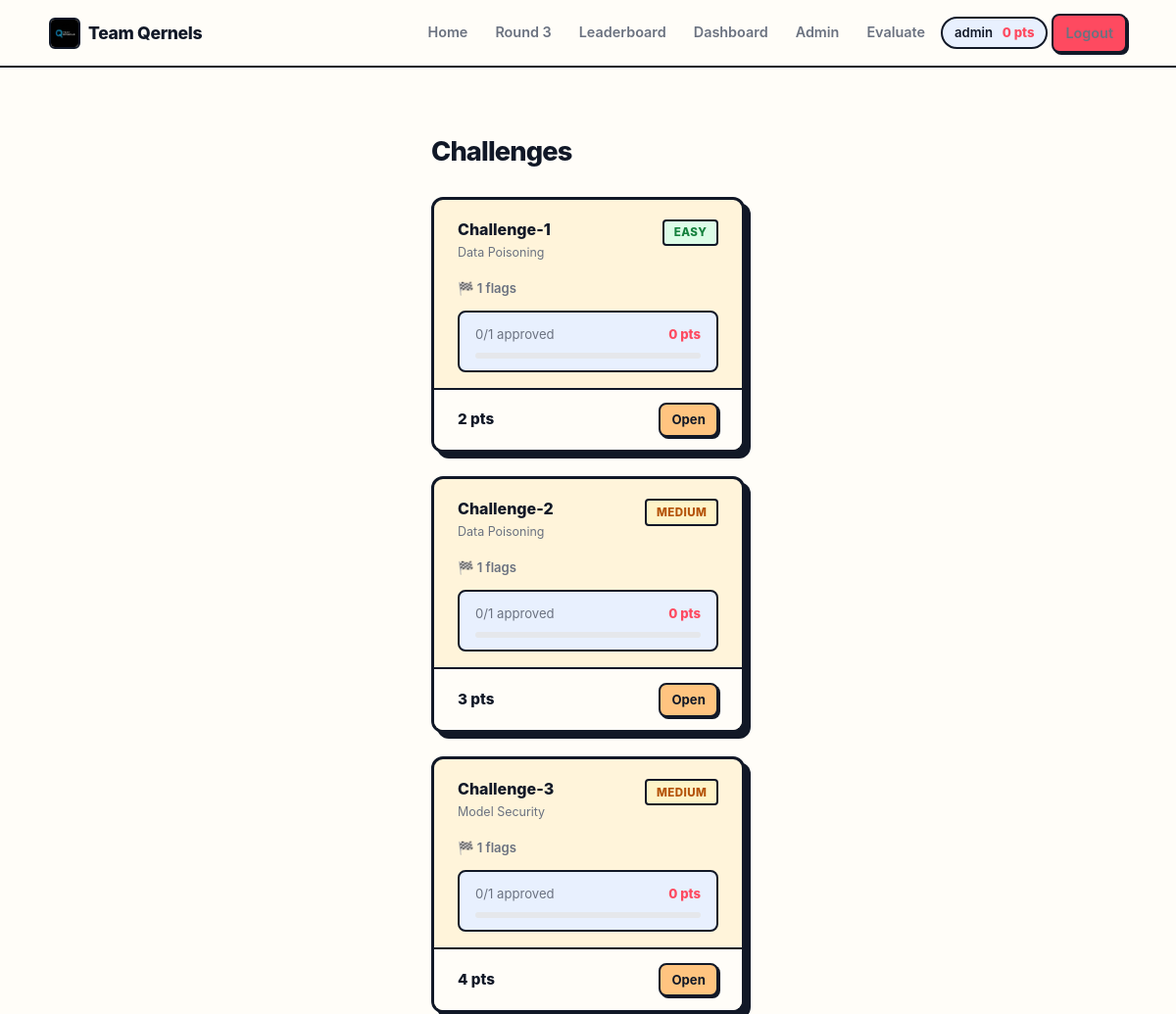
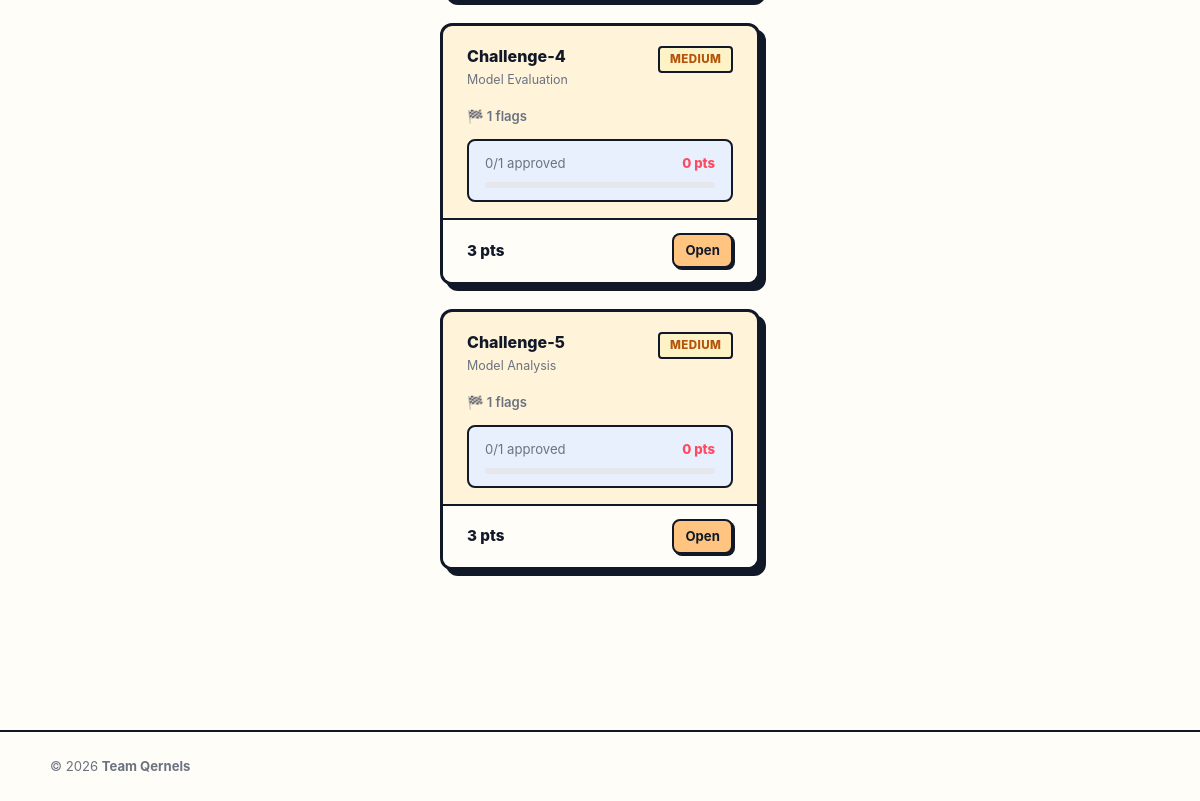
Page /challenges (signed in) on the committed database (2 pictures, top to bottom).
### models.py (models this page shows, shortened)
class User(Base):
    __tablename__ = "users"
    id = Column(Integer, primary_key=True)
    username = Column(String(255), unique=True, nullable=False, index=True)
    email = Column(String(255), unique=True, nullable=False, index=True)
    password_hash = Column(String(255), nullable=False)
    created_at = Column(DateTime, default=datetime.utcnow)
    last_login = Column(DateTime)
    total_points = Column(Integer, default=0)
    is_admin = Column(Boolean, default=False)
    is_evaluator = Column(Boolean, default=False)
    is_approved = Column(Boolean, default=False)
    is_leaderboard_public = Column(Boolean, default=False)
    event_active = Column(Boolean, default=False)
    assigned_evaluator_id = Column(Integer, ForeignKey("users.id"), nullable=True)
    assigned_evaluator_rel = relationship(
        "User",
        foreign_keys=[assigned_evaluator_id],
        remote_side="User.id",
        backref="assigned_participants",
    )
    is_authenticated = True
    submissions = relationship(
        "Submission", backref="user", lazy=True,
        cascade="all, delete-orphan", foreign_keys="Submission.user_id",
    )
    scores = relationship(
        "Score", foreign_keys="Score.user_id", backref="user",
        lazy=True, cascade="all, delete-orphan",
    )
    approved_scores = relationship(
        "Score", foreign_keys="Score.approved_by",
        backref="approved_by_user", lazy=True,
    )
    quiz_attempts = relationship(
        "QuizAttempt", back_populates="user_rel", lazy=True,
        cascade="all, delete-orphan",
    )

class Challenge(Base):
    __tablename__ = "challenges"
    id = Column(Integer, primary_key=True)
    title = Column(String(255), nullable=False)
    description = Column(Text, nullable=False)
    category = Column(String(100))
    difficulty = Column(String(50))
    total_points = Column(Integer, default=100)
    source_file_path = Column(String(255))
    order_position = Column(Integer, default=0)
    is_revealed = Column(Boolean, default=False)
    created_at = Column(DateTime, default=datetime.utcnow)
    flags = relationship("Flag", backref="challenge", lazy=True, cascade="all, delete-orphan")
    submissions = relationship("Submission", backref="challenge", lazy=True, cascade="all, delete-orphan")
    scores = relationship("Score", backref="challenge", lazy=True, cascade="all, delete-orphan")

### routes/challenges.py (the view)
@router.get("/challenges", name="challenges.list_challenges")
def list_challenges(request: Request):
    db = request.state.db
    user = request.state.user
    if _is_staff(request):
        challenges = db.query(Challenge).order_by(Challenge.order_position).all()
    else:
        challenges = db.query(Challenge).filter_by(is_revealed=True).order_by(Challenge.order_position).all()
    if user.is_authenticated:
        for ch in challenges:
            ch.user_progress = ch.get_user_progress(db, user.id)
    return render("challenges.html", request, challenges=challenges, event_active=_get_event_active(db))

### templates/challenges.html (shortened to what this page needs)
{% extends "base.html" %}
{% block content %}
<div class="page-title">Challenges</div>
<div class="challenges-grid">
    {% for challenge in challenges %}
    <div class="ch-card">
        <div class="ch-card-inner">
            <div class="ch-card-top">
                <div>
                    <div class="ch-title">{{ challenge.title }}</div>
                    <div class="ch-category">{{ challenge.category }}</div>
                </div>
                <span class="badge badge-{{ challenge.difficulty.lower() }}">{{ challenge.difficulty }}</span>
            </div>
            <div class="ch-body">
                <div class="ch-meta">&#127937; {{ challenge.flags_count }} flags</div>
                {% if current_user.is_authenticated and challenge.user_progress %}
                <div class="ch-progress-wrap">
                    <div style="display:flex; justify-content:space-between; align-items:center;">
                        <span>{{ challenge.user_progress.completed_flags }}/{{ challenge.user_progress.total_flags }} approved</span>
                        <span style="color:var(--red); font-weight:800;">{{ challenge.user_progress.points_earned }} pts</span>
                    </div>
                    {% set pct = (challenge.user_progress.completed_flags / challenge.user_progress.total_flags * 100)|int if challenge.user_progress.total_flags > 0 else 0 %}
                    <div class="ch-progress-bar-bg">
                    </div>
                </div>
                {% endif %}
            </div>
            <div class="ch-footer">
                <span class="ch-points">{{ challenge.total_points }} pts</span>
                <a href="{{ url_for('challenges.view_challenge', challenge_id=challenge.id) }}" class="btn btn-primary btn-sm">Open</a>
            </div>
        </div>
    </div>
    {% endfor %}
</div>
{% endblock %}

### templates/base.html (shortened to what this page needs)
<!DOCTYPE html>
<html lang="en">
<head>
    <link rel="stylesheet" href="{{ url_for('static', filename='styles.css') }}">
</head>
<body>
    <header>
        <nav>
            <a href="{{ url_for('index') }}" class="logo">
                <img src="{{ url_for('static', filename='team_qernels_logo.jpeg') }}" alt="Team Qernels">
                <span>Team Qernels</span>
            </a>
            <ul class="nav-links">
                <li><a href="{{ url_for('index') }}">Home</a></li>
                {% if current_user.is_authenticated %}
                    {% if site_config and site_config.active_round == 1 %}
                    <li><a href="{{ url_for('round1.index') }}">Round 1</a></li>
                    {% elif site_config and site_config.active_round == 2 %}
                    <li><a href="{{ url_for('round2.index') }}">Round 2</a></li>
                    {% elif site_config and site_config.active_round == 3 %}
                    <li><a href="{{ url_for('challenges.list_challenges') }}">Round 3</a></li>
                    {% endif %}
                    {% if site_config and site_config.active_round >= 1 %}
                    <li><a href="{{ url_for('challenges.leaderboard') }}">Leaderboard</a></li>
                    {% endif %}
                    <li><a href="{{ url_for('challenges.dashboard') }}">Dashboard</a></li>
                    {% if current_user.is_admin %}
                        <li><a href="{{ url_for('admin.dashboard') }}">Admin</a></li>
                    {% endif %}
                    {% if current_user.is_evaluator or current_user.is_admin %}
                        <li><a href="{{ url_for('evaluator.dashboard') }}">Evaluate</a></li>
                    {% endif %}
                    <li>
                        <span class="nav-user-chip">
                            {{ current_user.username }}&nbsp;<span class="nav-pts">{{ current_user.total_points }} pts</span>
                        </span>
                    </li>
                    <li><a href="{{ url_for('auth.logout') }}" class="btn btn-danger btn-sm">Logout</a></li>
                {% else %}
                    <li><a href="{{ url_for('auth.login') }}">Login</a></li>
                    <li><a href="{{ url_for('auth.register') }}" class="nav-pill btn">Register</a></li>
                {% endif %}
            </ul>
        </nav>
    </header>
    <div class="container">
        <div class="content">
            {% block content %}{% endblock %}
        </div>
    </div>
    <footer>
        <div class="footer-inner">
            <span>&copy; 2026 <strong>Team Qernels</strong></span>
        </div>
    </footer>
</body>
</html>

### static/styles.css (style rules this page uses)
* { margin: 0; padding: 0; box-sizing: border-box; }
:root { --primary: #0071e3; --text-dark: #1d1d1d; --text-secondary: #424245; --text-light: #86868b; --border: #e5e5e7; --bg-light: #f5f5f7; --bg-white: #ffffff; --success: #34c759; --danger: #ff3b30; --warning: #ff9500; }
body { font-family: -apple-system, BlinkMacSystemFont, 'Segoe UI', 'Helvetica Neue', sans-serif; background: var(--bg-white); color: var(--text-dark); line-height: 1.6; font-size: 16px; }
a { color: var(--primary); text-decoration: none; transition: color 0.2s ease; }
header { background: var(--bg-white); border-bottom: 1px solid var(--border); padding: 0.75rem 2rem; position: sticky; top: 0; z-index: 1000; backdrop-filter: blur(20px); -webkit-backdrop-filter: blur(20px); background-color: rgba(255, 255, 255, 0.8); }
nav { max-width: 1200px; margin: 0 auto; display: flex; justify-content: space-between; align-items: center; height: 48px; }
.logo { display: flex; align-items: center; gap: 0.5rem; font-size: 1rem; font-weight: 600; color: var(--text-dark); text-decoration: none; }
.nav-links { display: flex; list-style: none; gap: 2rem; align-items: center; }
.nav-links a { color: var(--text-secondary); text-decoration: none; font-weight: 500; font-size: 0.95rem; transition: color 0.2s; }
.container { max-width: 1200px; margin: 0 auto; padding: 4rem 2rem; }
.content { padding: 2rem 0; }
.btn { display: inline-block; padding: 0.75rem 2rem; border-radius: 0.5rem; font-weight: 500; text-decoration: none; cursor: pointer; transition: all 0.2s ease; border: none; font-size: 1rem; }
.btn-primary { background: var(--primary); color: white; padding: 1rem 2rem; font-size: 1.05rem; }
.btn-danger { background: var(--danger); color: white; }
.challenges-grid { display: grid; grid-template-columns: repeat(auto-fit, minmax(280px, 1fr)); gap: 1.5rem; margin: 3rem 0; }
footer { background: var(--bg-light); border-top: 1px solid var(--border); padding: 2rem; margin-top: 4rem; color: var(--text-light); font-size: 0.85rem; text-align: center; }
.container { max-width: 1200px; margin: 2rem auto; padding: 0 1rem; }
.content { background: var(--white); border-radius: 8px; padding: 2rem; border: 1px solid var(--border-light); }
.btn { display: inline-block; padding: 0.75rem 1.5rem; border-radius: 6px; text-decoration: none; cursor: pointer; border: none; font-weight: 500; transition: all 0.3s ease; font-size: 0.95rem; text-align: center; }
.btn-primary { background: var(--primary); color: var(--white); }
.btn-danger { background: var(--danger); color: var(--white); }
footer { background: var(--text-dark); color: var(--white); padding: 2rem; text-align: center; margin-top: 4rem; border-top: 1px solid var(--border-light); }

### templates/challenges.html (style rules this page uses)
.challenges-grid { display: grid; grid-template-columns: repeat(auto-fill, minmax(320px, 1fr)); gap: 1.5rem; margin-top: 1.5rem; }
.ch-card { position: relative; }
.ch-card-inner { position: relative; z-index: 1; background: var(--bg-card); border: var(--border-w) solid var(--border-dark); border-radius: var(--radius-lg); overflow: hidden; display: flex; flex-direction: column; transition: transform 0.2s ease; }
.ch-card-top { padding: 1.25rem 1.5rem 1rem; display: flex; justify-content: space-between; align-items: flex-start; gap: 0.75rem; }
.ch-title { font-size: 1rem; font-weight: 800; line-height: 1.3; color: var(--text); }
.ch-category { font-size: 0.78rem; color: var(--text-muted); margin-top: 0.2rem; }
.ch-body { padding: 0 1.5rem 1rem; flex: 1; display: flex; flex-direction: column; gap: 0.5rem; }
.ch-meta { font-size: 0.82rem; color: var(--text-muted); display: flex; align-items: center; gap: 0.4rem; font-weight: 600; }
.ch-progress-wrap { background: var(--bg-input); border: 2px solid var(--border-dark); border-radius: var(--radius); padding: 0.75rem 1rem; font-size: 0.82rem; color: var(--text-muted); margin-top: 0.25rem; }
.ch-progress-bar-bg { height: 6px; background: #e5e7eb; border-radius: 3px; margin-top: 0.5rem; overflow: hidden; }
.ch-footer { padding: 0.85rem 1.5rem; border-top: 2px solid var(--border-dark); background: var(--bg); display: flex; justify-content: space-between; align-items: center; }
.ch-points { font-weight: 800; font-size: 0.95rem; color: var(--text); }

### rows in the picture
User: username "admin", total_points "0"
Challenge: title "Challenge-1", category "Data Poisoning", difficulty "EASY", flags_count "1", user_progress.completed_flags "0", user_progress.total_flags "1", user_progress.points_earned "0", total_points "2"
Challenge: title "Challenge-2", category "Data Poisoning", difficulty "MEDIUM", flags_count "1", user_progress.completed_flags "0", user_progress.total_flags "1", user_progress.points_earned "0", total_points "3"
Challenge: title "Challenge-3", category "Model Security", difficulty "MEDIUM", flags_count "1", user_progress.completed_flags "0", user_progress.total_flags "1", user_progress.points_earned "0", total_points "4"
Challenge: title "Challenge-4", category "Model Evaluation", difficulty "MEDIUM", flags_count "1", user_progress.completed_flags "0", user_progress.total_flags "1", user_progress.points_earned "0", total_points "3"
Challenge: title "Challenge-5", category "Model Analysis", difficulty "MEDIUM", flags_count "1", user_progress.completed_flags "0", user_progress.total_flags "1", user_progress.points_earned "0", total_points "3"
